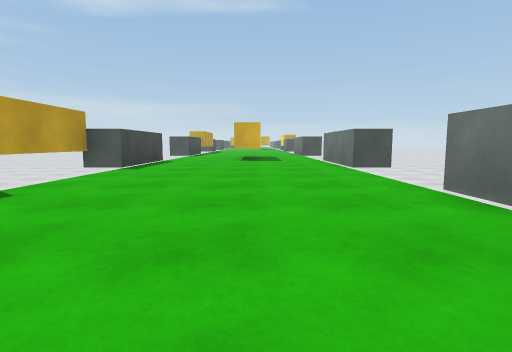
view 1 (above)

12 first-person views from a walk through a 3-D level made in the Unity game engine. The camera is 0.62 m above the floor, tilts 6° down and sees 80° across. The floor is counted in squares, 1 m on a side. Each view is taken from the middle of a square. On the plan, view 1 faces up. The plan holds only what a view shows up to about 9 squares ahead; the rest is blank. The place goes on beyond the plan. The player character is not drawn.

view 2
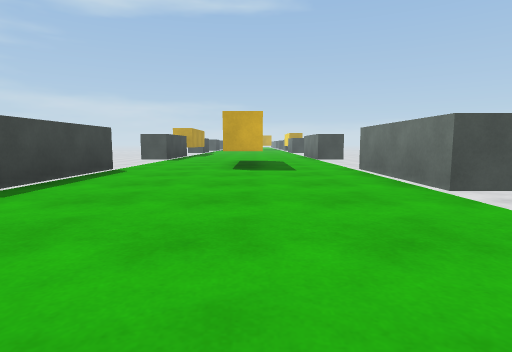

view 3
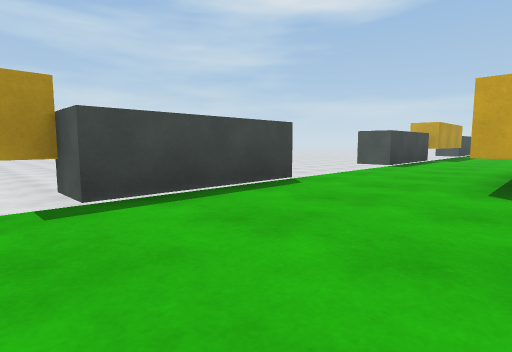

view 4
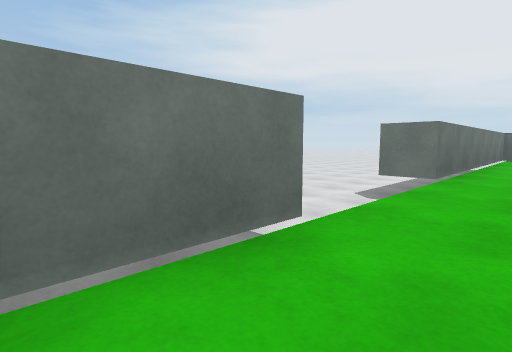

view 5
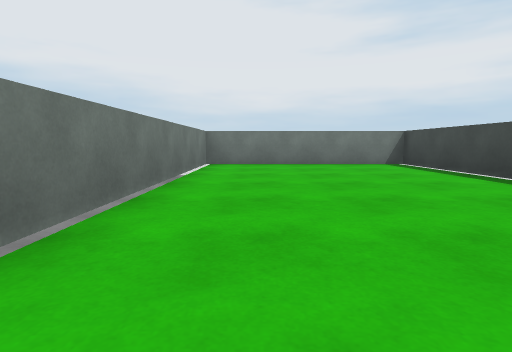

view 6
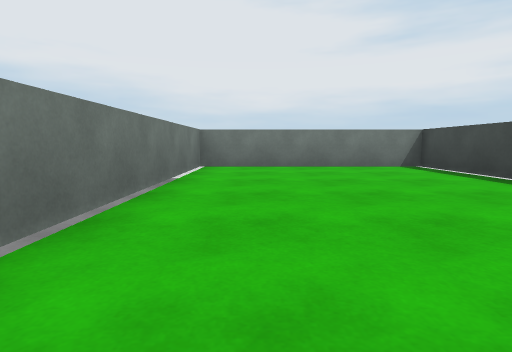

view 7
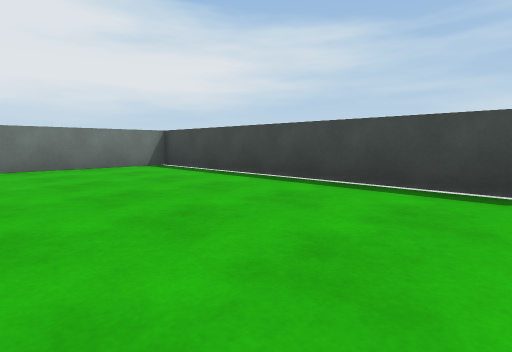

view 8
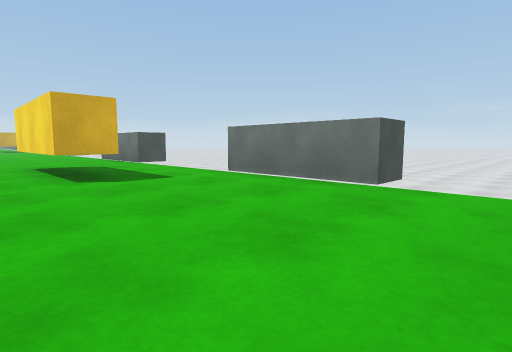

view 9
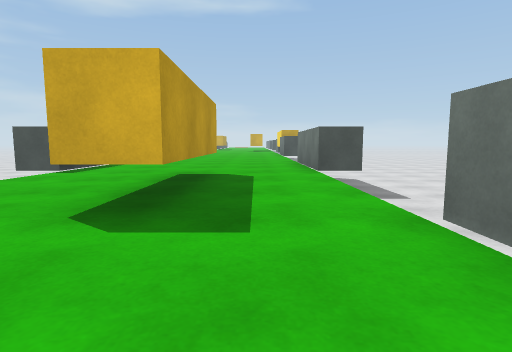

view 10
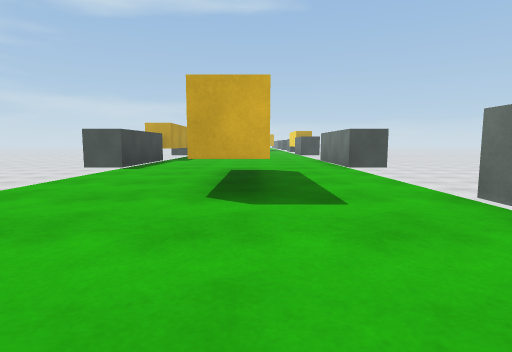

view 11
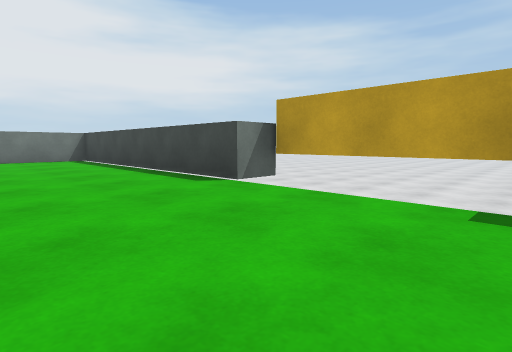

view 12
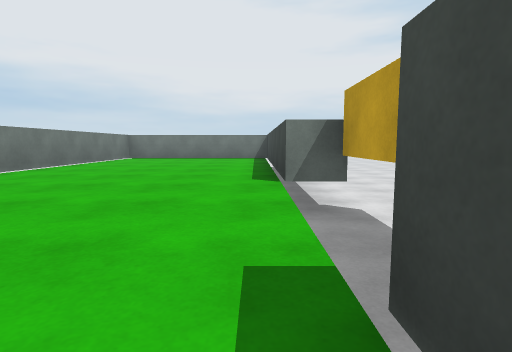

### Floor plan
Key: @ floor where view 1 was taken; # wall or solid block; x gap in a wall; . floor; v drop or lower ground.
Columns run from 4 left of view 1 to 4 right of it. Each row starts with its distance up from view 1.
 18  ......#v
 17 #......#v
 16 x......xv
 15  ..##.. v
 14  ..##.. v
 13  ..##.. v
 12  ..##.. v
 11 #......#v
 10 #......#v
  9 #......#v
  8 #......xv
  7 v...... v
  6 v...... v
  5 v...... v
  4 #......xv
  3 #......#v
  2 #......#v
  1 #......#v
  0 #...@..#v
 -1 #......#v
 -2 #......#v
 -3 #......#v
 -4 #......#v
 -5 ########

Where each view was taken, in squares from view 1:
view 1: 0 up, 0 right, facing up
view 2: 4 up, 0 right, facing up
view 3: 7 up, 0 right, facing up-left
view 4: 10 up, 1 right, facing down-right
view 5: 5 up, 1 right, facing down
view 6: 4 up, 1 right, facing down
view 7: 4 up, 1 right, facing down-left
view 8: 6 up, 2 left, facing up-right
view 9: 9 up, 1 right, facing up
view 10: 8 up, 0 right, facing up
view 11: 8 up, 0 right, facing down-left
view 12: 9 up, 3 left, facing down
